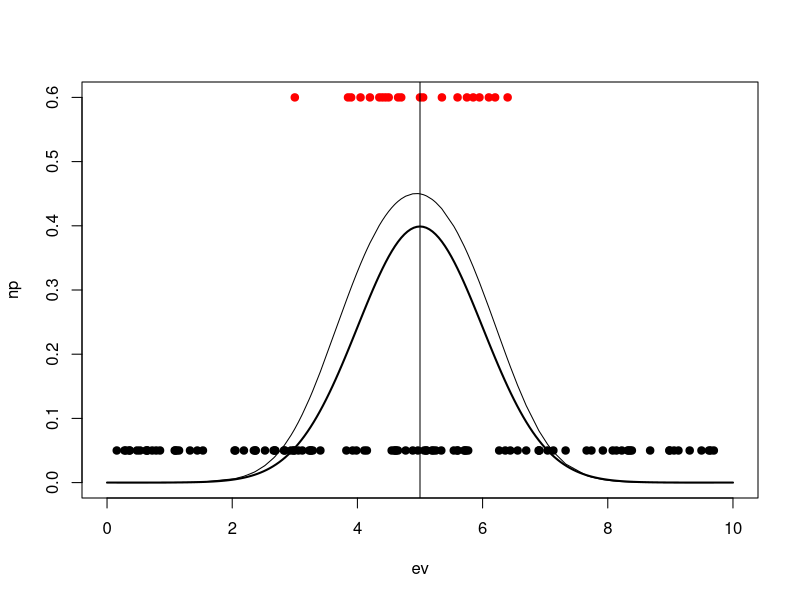
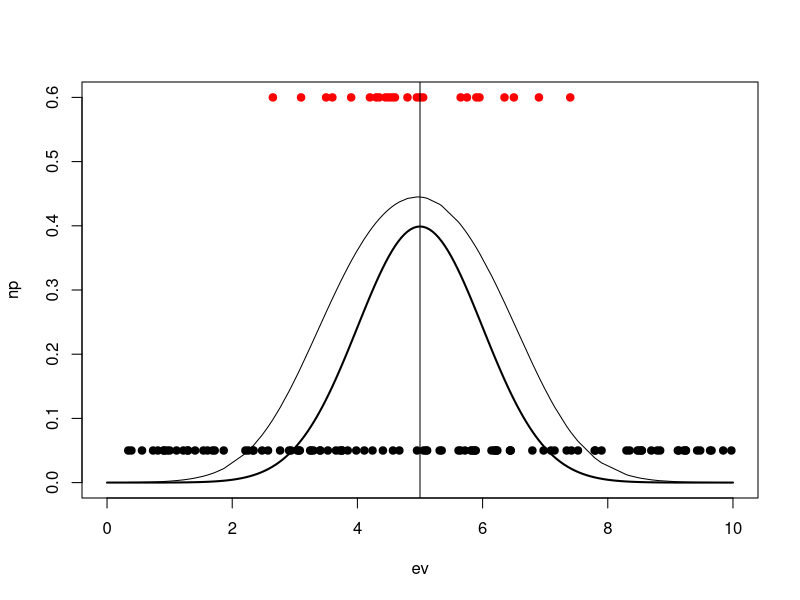
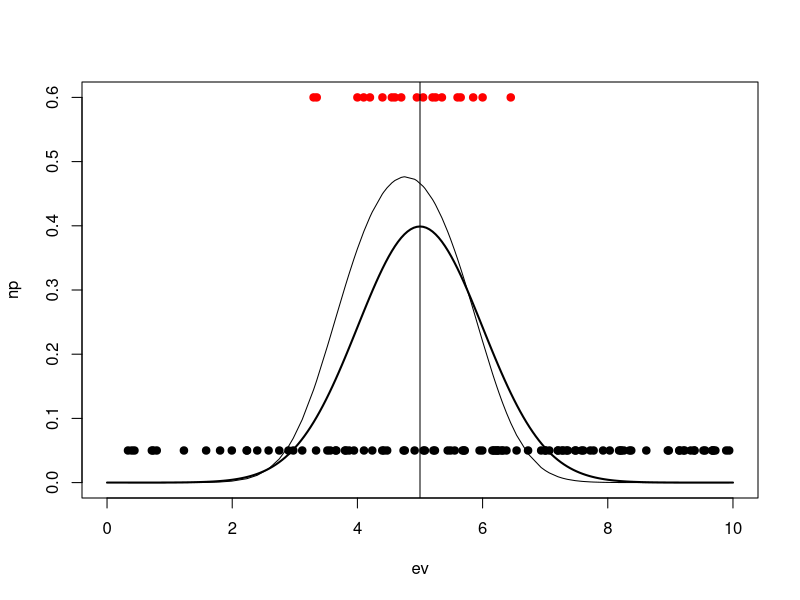
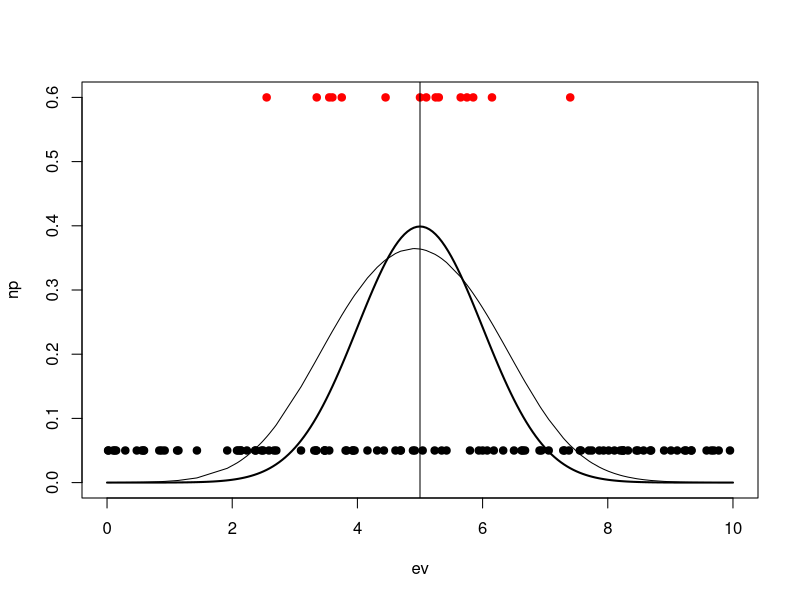
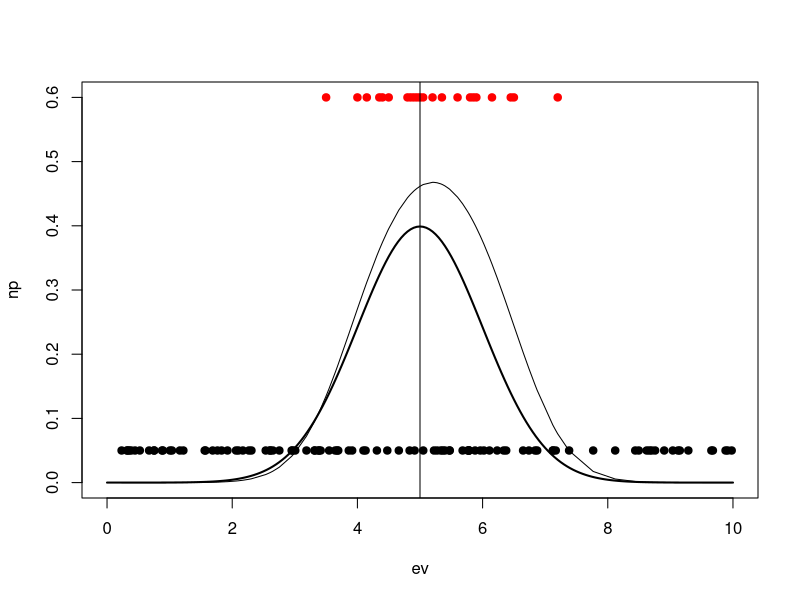
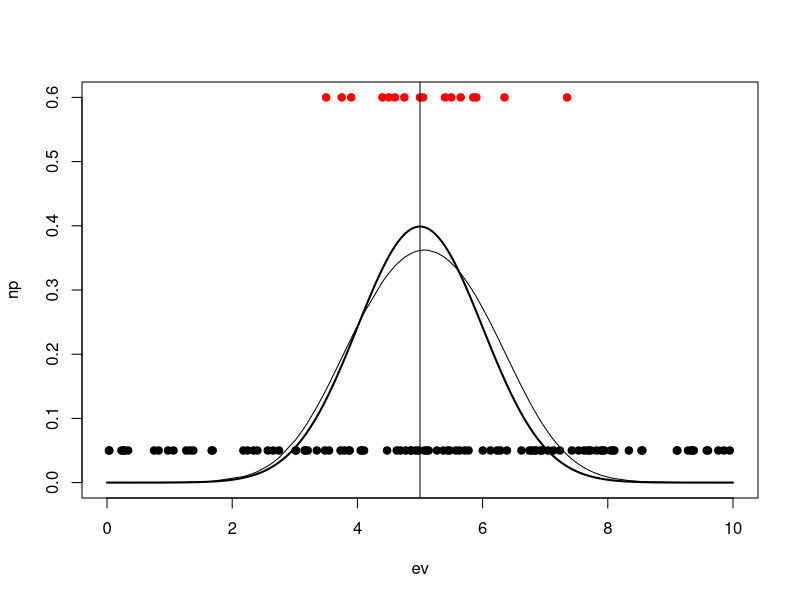
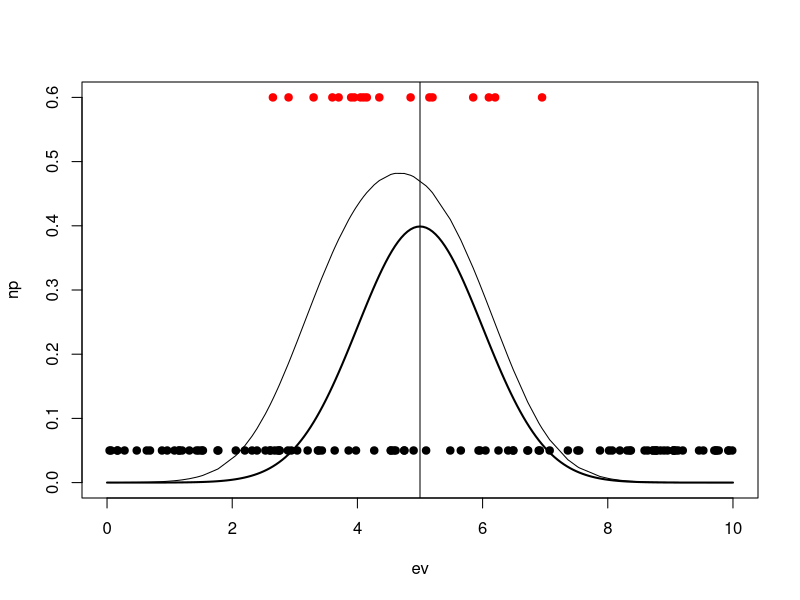
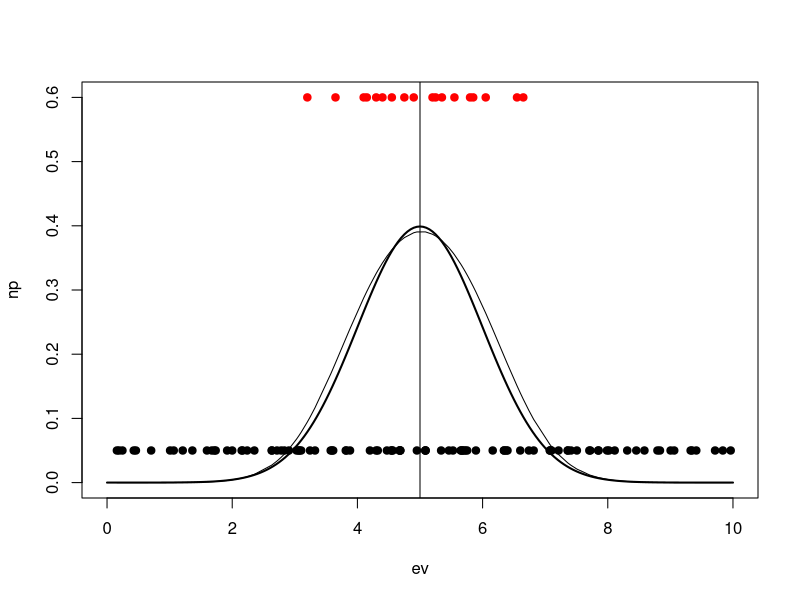

Generate these figures, in order, with R:
# overlapping niches, and mean niche values at one location (community)
rm(list=ls())

# assume equal niche breadth, and Guassian niche

evmin=0
evmax=10

nb <- 1
mn <- seq(0,10,by=0.5)
length(mn)
ev <- seq(evmin,evmax,by=0.05)
eva <- seq(0,evmin,by=0.05)
lev <- length(ev)
nreps <- 100

res <- data.frame(rep=1:nreps,pmn=NA,mwm=NA,mwa=NA,mpt=NA,mat=NA,opt=NA)

i=1
for (i in 1:nreps) {
  np <- dnorm(ev,mn[11],nb)
  npa <- dnorm(eva,mn[11],nb)
  pa <- rbinom(lev,1,dnorm(ev,mn[11],nb))
  p <- which(pa==1)
  psa <- runif(100,evmin,evmax)
  
  plot(ev,np,type='l',ylim=c(0,0.6),xlim=c(0,10),lwd=2)
  points(eva,npa,type='l',ylim=c(0,0.6),xlim=c(2,8),lty=2)
  points(ev[p],rep(0.6,length(p)),pch=19,col='red')
  points(psa,rep(0.05,length(psa)),pch=19)
  abline(v=mn[11])
  
  # now estimate niche with gaussian model
  allpa <- data.frame(e=c(ev[p],psa),pa=0)
  dim(allpa)
  allpa
  allpa$pa[1:length(p)] <- 1
  allpa$e2 <- allpa$e^2
  #plot(allpa)
  fit <- glm(pa~e+e2,data=allpa,family = 'binomial')
  allpa$pval <- fitted(fit,type='response')
  points(pval~e,data=allpa[order(allpa$e),],pch=10,type='l')
  
  (res$pmn[i] <- mean(ev[p]))
  (res$mwm[i] <- weighted.mean(ev[p],allpa$pval[allpa$pa==1]))
  (res$mwa[i] <- weighted.mean(allpa$e,allpa$pval))
  (res$mpt[i] <- ev[p[which.max(allpa$pval[allpa$pa==1])]])
  (res$mat[i] <- allpa$e[which.max(allpa$pval)])
  (res$opt[i] <- mn[11])
}
res
head(res)
round(apply(res[,-1],2,mean,na.rm=T),2)
round(apply(res[,-1],2,sd,na.rm=T),3)
### community figure

cc <- data.frame(mn=mn,dens=NA)
plot(ev,np,type='n',ylim=c(0,0.5))
for (i in 1:length(mn)) {
  cc$dens[i] <- dnorm(ev,mn[i])
  points(ev,dnorm(ev,mn[i]),nb,type='l')
}
abline(v=c(0.5,5))
weighted.mean(cc$mn,cc$dens)
